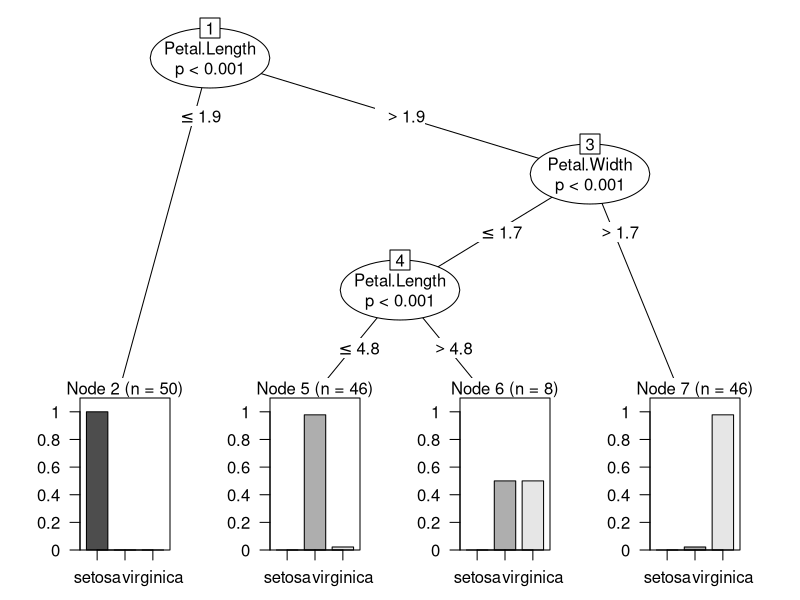
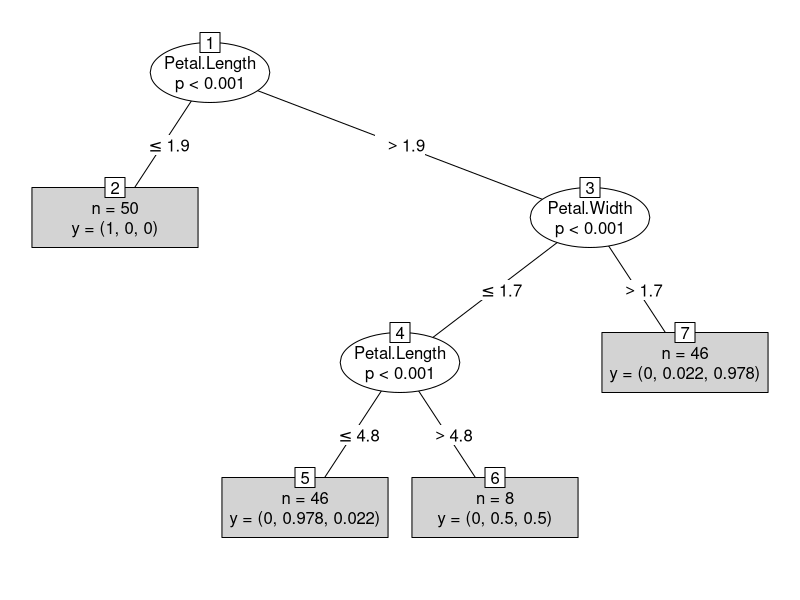

Write R code to recreate these figures, in order.
## ---- chunk 1
library("party")
## ---- chunk 2
str(iris)
## ---- chunk 3
iris_ctree <- ctree(Species ~ Sepal.Length + Sepal.Width + Petal.Length + Petal.Width, data=iris)
## ---- chunk 4
print(iris_ctree)
## ---- chunk 5
plot(iris_ctree)
## ---- chunk 6
plot(iris_ctree, type="simple")
